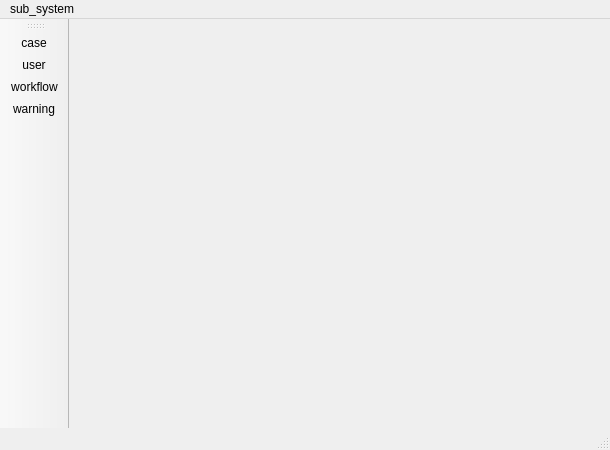
<?xml version="1.0" encoding="UTF-8"?>
<ui version="4.0">
 <class>MainWindow</class>
 <widget class="QMainWindow" name="MainWindow">
  <property name="geometry">
   <rect>
    <x>0</x>
    <y>0</y>
    <width>610</width>
    <height>450</height>
   </rect>
  </property>
  <property name="windowTitle">
   <string>MainWindow</string>
  </property>
  <widget class="QWidget" name="centralWidget">
   <widget class="QWidget" name="widget" native="true">
    <property name="geometry">
     <rect>
      <x>0</x>
      <y>10</y>
      <width>531</width>
      <height>391</height>
     </rect>
    </property>
   </widget>
  </widget>
  <widget class="QMenuBar" name="menuBar">
   <property name="geometry">
    <rect>
     <x>0</x>
     <y>0</y>
     <width>610</width>
     <height>23</height>
    </rect>
   </property>
   <widget class="QMenu" name="menuSub_system">
    <property name="title">
     <string>sub_system</string>
    </property>
    <addaction name="actionLogin"/>
    <addaction name="actionCase"/>
    <addaction name="actionUser"/>
    <addaction name="actionWorkflow"/>
    <addaction name="actionWarning"/>
   </widget>
   <addaction name="menuSub_system"/>
  </widget>
  <widget class="QStatusBar" name="statusBar"/>
  <widget class="QToolBar" name="mainToolBar">
   <property name="iconSize">
    <size>
     <width>50</width>
     <height>50</height>
    </size>
   </property>
   <property name="toolButtonStyle">
    <enum>Qt::ToolButtonTextUnderIcon</enum>
   </property>
   <attribute name="toolBarArea">
    <enum>LeftToolBarArea</enum>
   </attribute>
   <attribute name="toolBarBreak">
    <bool>false</bool>
   </attribute>
   <addaction name="actionCase"/>
   <addaction name="actionUser"/>
   <addaction name="actionWorkflow"/>
   <addaction name="actionWarning"/>
  </widget>
  <action name="actionLogin">
   <property name="icon">
    <iconset>
     <activeon>:/icons/task_online.png</activeon>
    </iconset>
   </property>
   <property name="text">
    <string>login</string>
   </property>
  </action>
  <action name="actionCase">
   <property name="icon">
    <iconset resource="icons.qrc">
     <normaloff>:/icons/case.png</normaloff>:/icons/case.png</iconset>
   </property>
   <property name="text">
    <string>case</string>
   </property>
  </action>
  <action name="actionUser">
   <property name="icon">
    <iconset resource="icons.qrc">
     <normaloff>:/icons/my.png</normaloff>:/icons/my.png</iconset>
   </property>
   <property name="text">
    <string>user</string>
   </property>
  </action>
  <action name="actionWorkflow">
   <property name="icon">
    <iconset resource="icons.qrc">
     <normaloff>:/icons/workflow02.png</normaloff>:/icons/workflow02.png</iconset>
   </property>
   <property name="text">
    <string>workflow</string>
   </property>
  </action>
  <action name="actionWarning">
   <property name="icon">
    <iconset resource="icons.qrc">
     <normaloff>:/icons/warningcolor02.png</normaloff>:/icons/warningcolor02.png</iconset>
   </property>
   <property name="text">
    <string>warning</string>
   </property>
  </action>
 </widget>
 <layoutdefault spacing="6" margin="11"/>
 <resources>
  <include location="icons.qrc"/>
 </resources>
 <connections/>
</ui>
